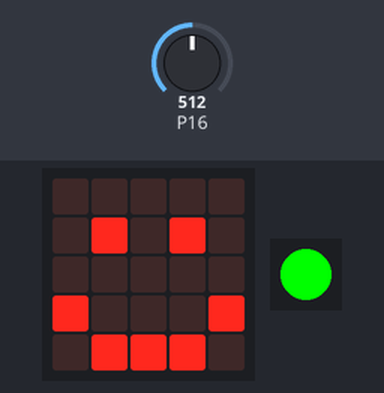
A program run on a simulated Calliope mini (MakeCode). On the bench: the board's 5×5 LED display, 1 RGB LEDs in strip order, left to right. The test bench sets the inputs (shaded band); at power-on: P16 = 512 (analog values on the 0–1023 scale).

Above: at 1.2 s.
1.3 s: P16 set to 488
At 2.5 s:
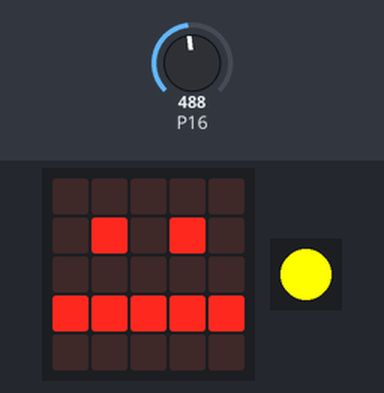
3.7 s: P16 set to 311
5.2 s: P16 set to 292
At 6.2 s:
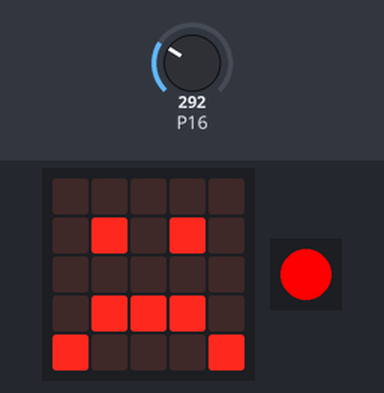
7.3 s: P16 set to 306
At 7.9 s:
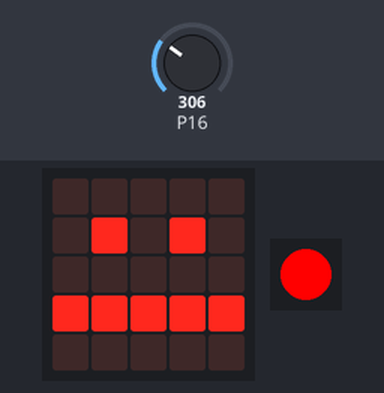
9.6 s: P16 set to 510
At 10.2 s:
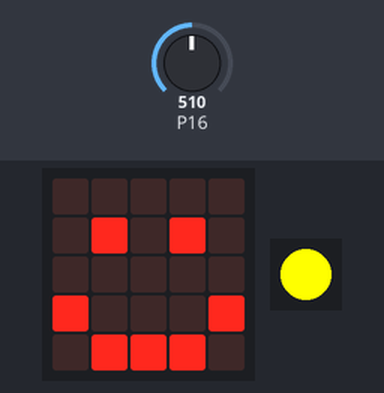
11.9 s: P16 set to 290
At 12.7 s:
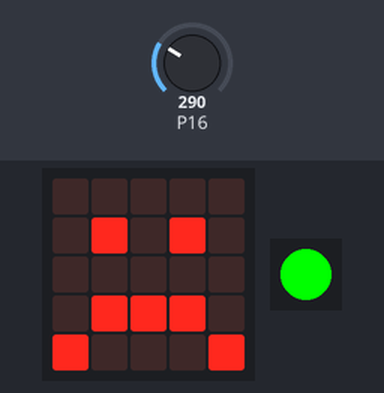
Timing chart, 0 to 14.9 s (numbered marks = the images above; inputs shaded):
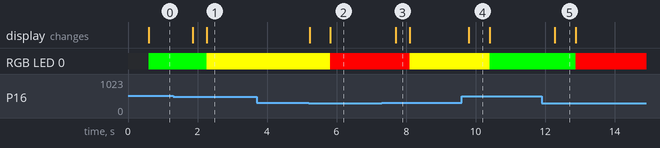

Measured:
- the behaviour switches between 500 and 499 on P16 (found by bisection; images 0 and 1)
- the behaviour switches between 301 and 300 on P16 (found by bisection; images 1 and 2)
- after the input at 1.3 s, RGB LED 0: RGB(0, 255, 0) → RGB(255, 255, 0) after 0.96 s; the display: first changes after 0.56 s (image 1 shows a later state)
- after the input at 3.7 s, every drawn part: stays the same
- after the input at 5.2 s, RGB LED 0: RGB(255, 255, 0) → RGB(255, 0, 0) after 0.62 s; the display: first changes at once (image 2 shows a later state)
- after the input at 7.3 s, RGB LED 0: RGB(255, 0, 0) → RGB(255, 255, 0) after 0.80 s; the display: changes after 0.40 s (image 3)
- after the input at 9.6 s, RGB LED 0: RGB(255, 255, 0) → RGB(0, 255, 0) after 0.80 s; the display: changes after 0.20 s (image 4)
- after the input at 11.9 s, RGB LED 0: RGB(0, 255, 0) → RGB(255, 0, 0) after 0.98 s; the display: changes after 0.38 s (image 5)

The program:

main.ts
```typescript
let Messwert = 0
basic.forever(function () {
    Messwert = pins.analogReadPin(AnalogPin.C16)
    if (Messwert >= 500) {
        basic.showIcon(IconNames.Happy)
        basic.setLedColor(0x00ff00)
    } else if (300 < Messwert && Messwert < 500) {
        basic.showLeds(`
            . . . . .
            . # . # .
            . . . . .
            # # # # #
            . . . . .
            `)
        basic.setLedColor(0xffff00)
    } else {
        if (300 >= Messwert) {
            basic.showIcon(IconNames.Sad)
            basic.setLedColor(0xff0000)
        }
    }
})
```

test.ts
```typescript
// Hier kann man Tests durchführen; diese Datei wird nicht kompiliert, wenn dieses Paket als Erweiterung verwendet wird.
```
